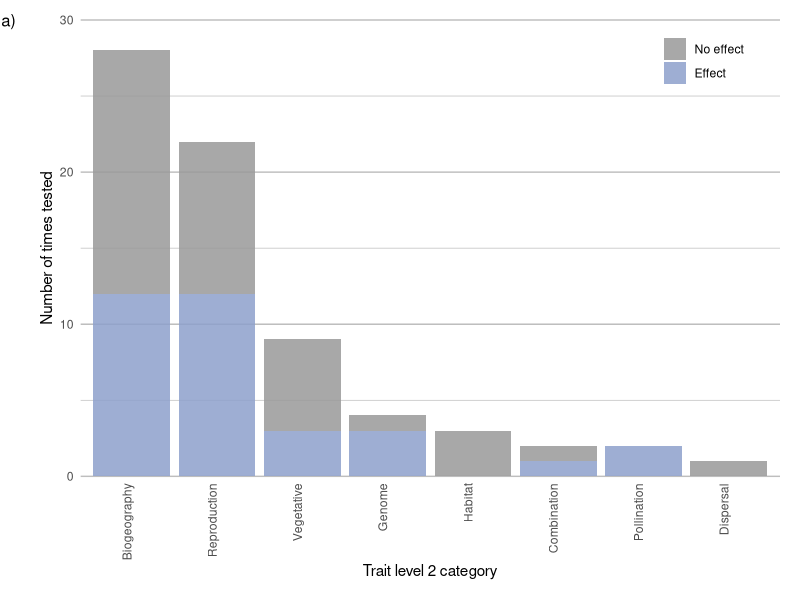
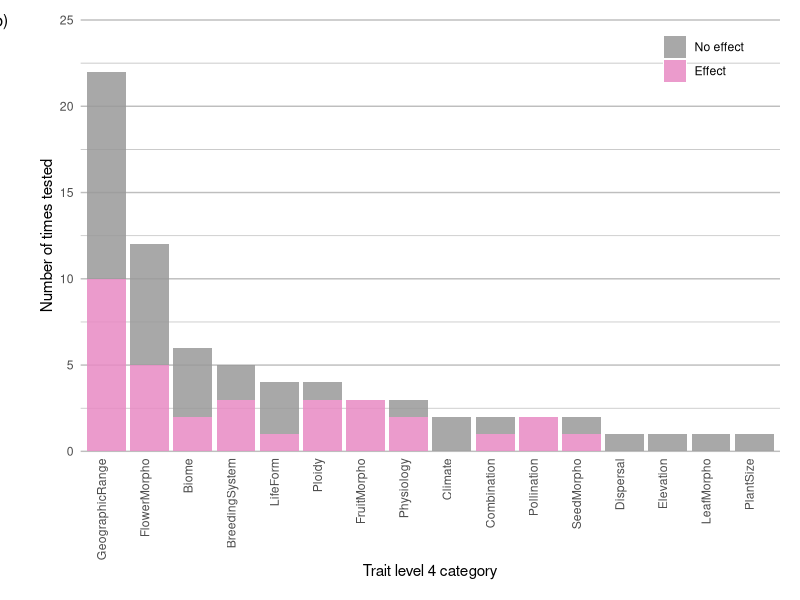
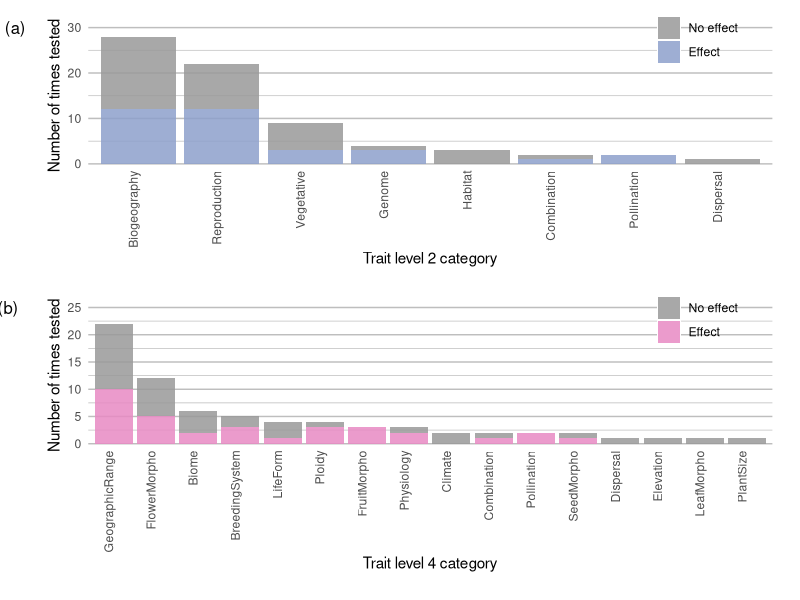
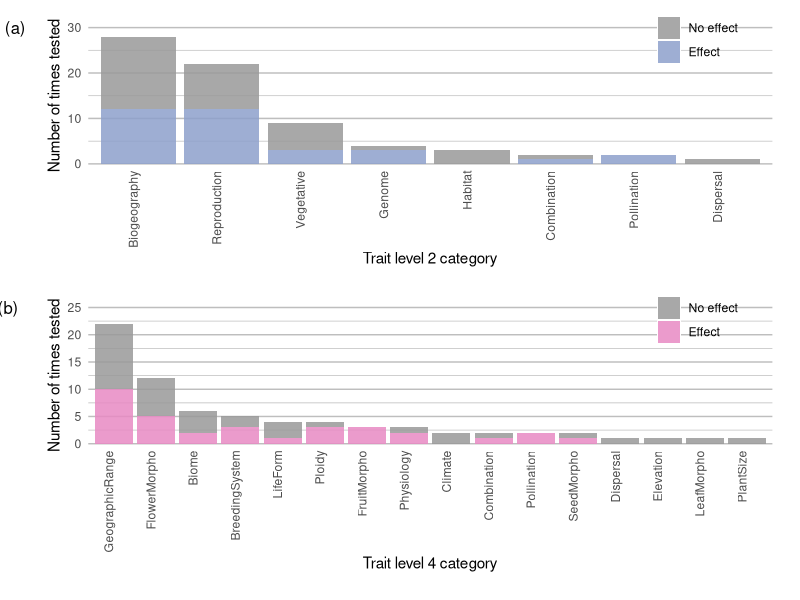

These charts were generated, in order, by the following R code:

#Library
library(tidyverse)
library(ggplot2)
library(RColorBrewer)
library(dplyr)
library(patchwork)
library(grid)

#read in full data frame
df <-
  read.csv("data/sse_review_table - main_table.csv")

#choose the columns you want in model (plus study/model_no for formatting)
df <-
  df[, c(
    'study',
    'model_no',
    'sse_model',
    'trait_level_1',
    'trait_level_2',
    'trait_level_3',
    'trait_level_4',
    'trait_level_5',
    'trait_level_6',
    'div_inc'
  )]

# Subset to only hidden state models
hidd<-c("HiSSE","MuHiSSE","GeoHiSSE","SecSSE")
df<-df[df$sse_model %in% hidd, ]

#make sure columns are the right type
df$trait_level_1 <- as.factor(df$trait_level_1)
df$trait_level_2 <- as.factor(df$trait_level_2)
df$trait_level_3 <- as.factor(df$trait_level_3)
df$trait_level_4 <- as.factor(df$trait_level_4)
df$trait_level_5 <- as.factor(df$trait_level_5)
df$trait_level_6 <- as.factor(df$trait_level_6)

#reduce to a single binary result per model per study
df <- df %>%
  group_by(study, model_no) %>%
  dplyr::slice(which.max(div_inc))

####
# TRAIT LEVEL 2
####

#set Multi-State results to 1
df$div_inc[df$div_inc > 1] <- 1

#count numbers of 0 and 1 per trait
df2 <- df %>% group_by(trait_level_2, div_inc, .drop=FALSE) %>% summarize(count=n()) %>% ungroup() %>% complete(trait_level_2, div_inc, fill = list(count = 0))

#make binary classification character
df2$div_inc<-as.character(df2$div_inc)

#color
options(ggplot2.discrete.fill = c("#999999", brewer.pal(5,"Set2")[3]))

#plot
l2<-ggplot(df2, aes(fill=div_inc, y=count, x=reorder(trait_level_2, -count))) +
  geom_bar(position="stack", stat="identity",alpha=0.85) +
  scale_x_discrete(name ="Trait level 2 category") +
  scale_y_continuous(expand = c(0, 0),
                     limits = c(0,30),
                     name ="Number of times tested") +
  scale_fill_discrete(labels = c("No effect", "Effect")) +
  theme(axis.text.x = element_text(angle = 90,vjust=-0.05,hjust = 1),
        axis.ticks.x = element_blank(),
        axis.ticks.y = element_blank(),
        legend.title = element_blank(),
        panel.border = element_blank(),
        panel.grid.minor = element_line(colour="grey"),
        panel.grid.major.y = element_line(colour="grey"),
        panel.grid.major.x = element_blank(),
        panel.background = element_rect(fill = "white"),
        legend.position = c(0.89,0.91),
        legend.background = element_blank(),
        plot.margin = unit(c(1, 1, 1, 2),"lines")) +
  coord_cartesian(clip = "off") +
  annotation_custom(
    grob = textGrob(label = "(a)", hjust = 0, gp = gpar(cex = 1)),
    ymin = 30,      # Vertical position of the textGrob
    ymax = 30,
    xmin = -0.6,         # Note: The grobs are positioned outside the plot area
    xmax = -0.6)

l2

####
# TRAIT LEVEL 4
####

#count numbers of 0 and 1 per trait
df2 <- df %>% group_by(trait_level_4, div_inc, .drop=FALSE) %>% summarize(count=n()) %>% ungroup() %>% complete(trait_level_4, div_inc, fill = list(count = 0))

#make binary classification character
df2$div_inc<-as.character(df2$div_inc)

#colour
options(ggplot2.discrete.fill = c("#999999", brewer.pal(5,"Set2")[4]))

##
l4<-ggplot(df2, aes(fill=div_inc, y=count, x=reorder(trait_level_4, -count))) +
  geom_bar(position="stack", stat="identity",alpha=0.85) +
  scale_x_discrete(name ="Trait level 4 category") +
  scale_y_continuous(expand = c(0, 0),
                     limits=c(0,25),
                     name ="Number of times tested") +
  scale_fill_discrete(labels = c("No effect", "Effect")) +
  theme(axis.text.x = element_text(angle = 90,vjust=-0.05,hjust = 1),
        axis.ticks.x = element_blank(),
        axis.ticks.y = element_blank(),
        legend.title = element_blank(),
        panel.border = element_blank(),
        panel.grid.minor = element_line(colour="grey"),
        panel.grid.major.y = element_line(colour="grey"),
        panel.grid.major.x = element_blank(),
        panel.background = element_rect(fill = "white"),
        legend.position = c(0.89,0.91),
        legend.background = element_blank(),
        plot.margin = unit(c(1, 1, 1, 2),"lines")) +
  coord_cartesian(clip = "off") +
  annotation_custom(
    grob = textGrob(label = "(b)", hjust = 0, gp = gpar(cex = 1)),
    ymin = 25,      # Vertical position of the textGrob
    ymax = 25,
    xmin = -1.75,         # Note: The grobs are positioned outside the plot area
    xmax = -1.75)


l4

###
# Combined
###

l2 / l4

ggsave("figures/stacked_barplot_traits_hidden_2and4.png",
       width = 20,
       height = 25,
       units = 'cm')

